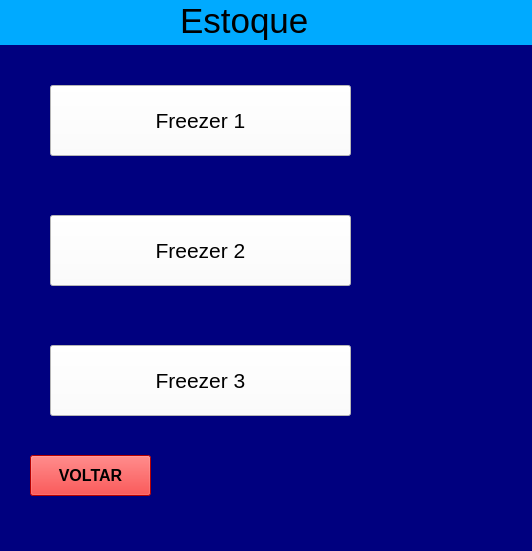
<?xml version="1.0" encoding="UTF-8"?>
<ui version="4.0">
 <class>MainWindow</class>
 <widget class="QMainWindow" name="MainWindow">
  <property name="geometry">
   <rect>
    <x>0</x>
    <y>0</y>
    <width>532</width>
    <height>551</height>
   </rect>
  </property>
  <property name="windowTitle">
   <string>MainWindow</string>
  </property>
  <property name="styleSheet">
   <string notr="true">backgroud-color: rgb(0, 0, 255);</string>
  </property>
  <widget class="QWidget" name="centralwidget">
   <layout class="QVBoxLayout" name="verticalLayout">
    <property name="spacing">
     <number>0</number>
    </property>
    <property name="leftMargin">
     <number>0</number>
    </property>
    <property name="topMargin">
     <number>0</number>
    </property>
    <property name="rightMargin">
     <number>0</number>
    </property>
    <property name="bottomMargin">
     <number>0</number>
    </property>
    <item>
     <widget class="QFrame" name="frame">
      <property name="enabled">
       <bool>true</bool>
      </property>
      <property name="maximumSize">
       <size>
        <width>16777215</width>
        <height>45</height>
       </size>
      </property>
      <property name="font">
       <font>
        <kerning>true</kerning>
       </font>
      </property>
      <property name="styleSheet">
       <string notr="true">background-color: rgb(0, 170, 255);</string>
      </property>
      <property name="frameShape">
       <enum>QFrame::NoFrame</enum>
      </property>
      <property name="frameShadow">
       <enum>QFrame::Raised</enum>
      </property>
      <widget class="QLabel" name="label">
       <property name="geometry">
        <rect>
         <x>180</x>
         <y>0</y>
         <width>361</width>
         <height>41</height>
        </rect>
       </property>
       <property name="font">
        <font>
         <pointsize>26</pointsize>
        </font>
       </property>
       <property name="layoutDirection">
        <enum>Qt::LeftToRight</enum>
       </property>
       <property name="frameShape">
        <enum>QFrame::NoFrame</enum>
       </property>
       <property name="text">
        <string>Estoque</string>
       </property>
      </widget>
     </widget>
    </item>
    <item>
     <widget class="QFrame" name="frame_2">
      <property name="maximumSize">
       <size>
        <width>16777215</width>
        <height>16777213</height>
       </size>
      </property>
      <property name="styleSheet">
       <string notr="true">background-color: rgb(0, 0, 127);</string>
      </property>
      <property name="frameShape">
       <enum>QFrame::NoFrame</enum>
      </property>
      <property name="frameShadow">
       <enum>QFrame::Raised</enum>
      </property>
      <widget class="QPushButton" name="pushButton">
       <property name="geometry">
        <rect>
         <x>50</x>
         <y>40</y>
         <width>301</width>
         <height>71</height>
        </rect>
       </property>
       <property name="font">
        <font>
         <pointsize>16</pointsize>
        </font>
       </property>
       <property name="styleSheet">
        <string notr="true">background-color: rgb(255, 255, 255);</string>
       </property>
       <property name="text">
        <string>Freezer 1</string>
       </property>
      </widget>
      <widget class="QPushButton" name="pushButton_2">
       <property name="geometry">
        <rect>
         <x>50</x>
         <y>170</y>
         <width>301</width>
         <height>71</height>
        </rect>
       </property>
       <property name="font">
        <font>
         <pointsize>16</pointsize>
        </font>
       </property>
       <property name="styleSheet">
        <string notr="true">background-color: rgb(255, 255, 255);</string>
       </property>
       <property name="text">
        <string>Freezer 2</string>
       </property>
      </widget>
      <widget class="QPushButton" name="pushButton_3">
       <property name="geometry">
        <rect>
         <x>50</x>
         <y>300</y>
         <width>301</width>
         <height>71</height>
        </rect>
       </property>
       <property name="font">
        <font>
         <pointsize>16</pointsize>
        </font>
       </property>
       <property name="styleSheet">
        <string notr="true">background-color: rgb(255, 255, 255);</string>
       </property>
       <property name="text">
        <string>Freezer 3</string>
       </property>
      </widget>
      <widget class="QPushButton" name="pushButton_4">
       <property name="geometry">
        <rect>
         <x>30</x>
         <y>410</y>
         <width>121</width>
         <height>41</height>
        </rect>
       </property>
       <property name="font">
        <font>
         <pointsize>12</pointsize>
         <weight>75</weight>
         <bold>true</bold>
        </font>
       </property>
       <property name="styleSheet">
        <string notr="true">background-color: rgb(255, 0, 0);</string>
       </property>
       <property name="text">
        <string>VOLTAR</string>
       </property>
      </widget>
     </widget>
    </item>
   </layout>
  </widget>
  <widget class="QMenuBar" name="menubar">
   <property name="geometry">
    <rect>
     <x>0</x>
     <y>0</y>
     <width>532</width>
     <height>21</height>
    </rect>
   </property>
  </widget>
 </widget>
 <resources/>
 <connections/>
</ui>
